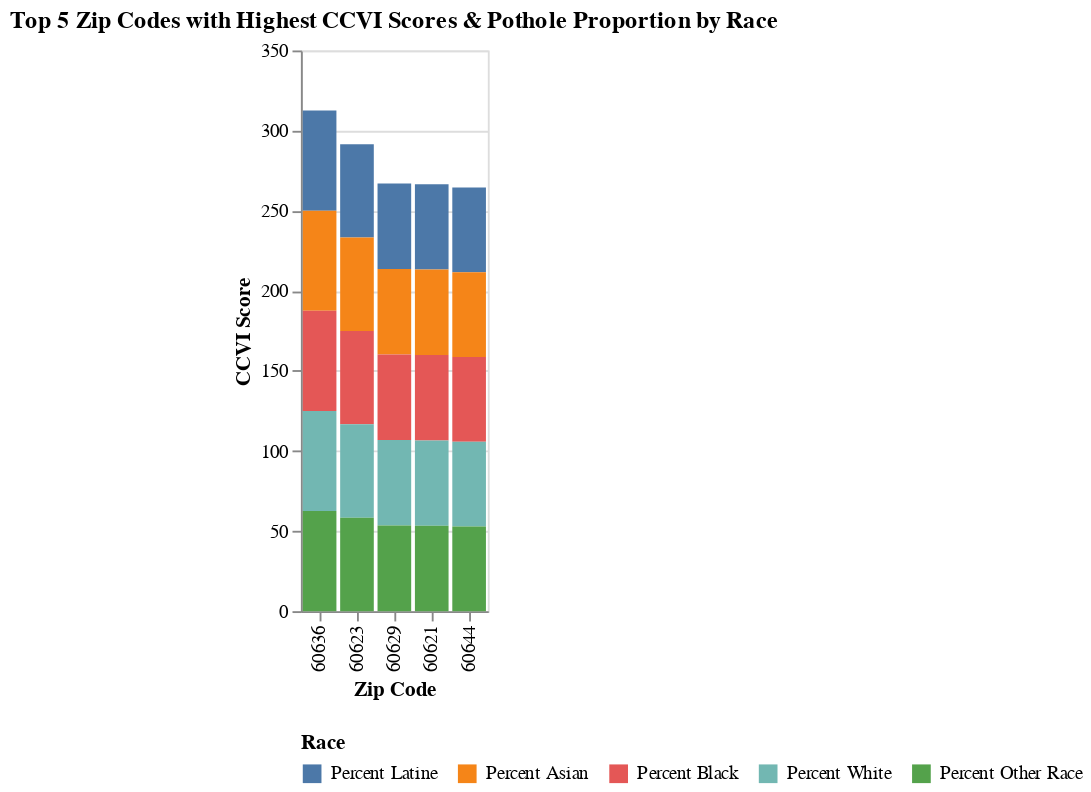

Write notebook code for a chart like this one.
### Code cell
# Assuming 'merged_df' is your DataFrame with CCVI Score, Pothole Proportion, and race proportions
top_5_ccvi = merged_df.sort_values('CCVI Score', ascending=False).head(5)

# Create a stacked bar chart
alt.Chart(top_5_ccvi).mark_bar().encode(
    x=alt.X('ZIP_CODE:N', title='Zip Code',
      sort=alt.SortField('CCVI Score', order='descending')),
    y=alt.Y('CCVI Score:Q', title='CCVI Score'),
    color=alt.Color(
        'Race:N',
        title='Race',
        scale=alt.Scale(domain=['Percent Latine', 'Percent Asian', 'Percent Black', 'Percent White', 'Percent Other Race']),
        legend=alt.Legend(orient='bottom')
    )
).transform_fold(
    ['Percent Latine', 'Percent Asian', 'Percent Black', 'Percent White', 'Percent Other Race'],
    as_=['Race', 'Proportion']
).properties(
    title='Top 5 Zip Codes with Highest CCVI Scores & Pothole Proportion by Race'
)

### Figure 1 — Vega-Lite specification as saved in the notebook (floating-point values rounded to 4 significant figures)
{"config": {"view": {"continuousWidth": 400, "continuousHeight": 300}}, "data": {"name": "data-8035bdfef571bdc04b86f28fe46d35e2"}, "mark": "bar", "encoding": {"color": {"field": "Race", "legend": {"orient": "bottom"}, "scale": {"domain": ["Percent Latine", "Percent Asian", "Percent Black", "Percent White", "Percent Other Race"]}, "title": "Race", "type": "nominal"}, "x": {"field": "ZIP_CODE", "sort": {"field": "CCVI Score", "order": "descending"}, "title": "Zip Code", "type": "nominal"}, "y": {"field": "CCVI Score", "title": "CCVI Score", "type": "quantitative"}}, "title": "Top 5 Zip Codes with Highest CCVI Scores & Pothole Proportion by Race", "transform": [{"fold": ["Percent Latine", "Percent Asian", "Percent Black", "Percent White", "Percent Other Race"], "as": ["Race", "Proportion"]}], "$schema": "https://vega.github.io/schema/vega-lite/v4.17.0.json", "datasets": {"data-8035bdfef571bdc04b86f28fe46d35e2": [{"ZIP_CODE": "60636", "Pothole Proportion": 1.741, "zip_x": "60636", "Percent Age 0-17": 22.35, "Percent Age 70-79": 11.5, "Percent Female": 51.83, "Percent Male": 48.17, "Percent Latine": 14.05, "Percent Asian": 0.1611, "Percent Black": 82.9, "Percent White": 1.121, "Percent Other Race": 1.762, "Percent POC": 98.88, "zip_y": "60636", "CCVI Score": 62.5, "CCVI Category": "HIGH"}, {"ZIP_CODE": "60623", "Pothole Proportion": 2.365, "zip_x": "60623", "Percent Age 0-17": 26.39, "Percent Age 70-79": 6.463, "Percent Female": 51.53, "Percent Male": 48.47, "Percent Latine": 66.67, "Percent Asian": 0.34, "Percent Black": 28.43, "Percent White": 3.881, "Percent Other Race": 0.6735, "Percent POC": 96.12, "zip_y": "60623", "CCVI Score": 58.3, "CCVI Category": "HIGH"}, {"ZIP_CODE": "60629", "Pothole Proportion": 4.511, "zip_x": "60629", "Percent Age 0-17": 27.24, "Percent Age 70-79": 7.152, "Percent Female": 50.01, "Percent Male": 49.99, "Percent Latine": 73.6, "Percent Asian": 0.5536, "Percent Black": 17.56, "Percent White": 7.117, "Percent Other Race": 1.166, "Percent POC": 92.88, "zip_y": "60629", "CCVI Score": 53.4, "CCVI Category": "HIGH"}, {"ZIP_CODE": "60621", "Pothole Proportion": 1.204, "zip_x": "60621", "Percent Age 0-17": 26.63, "Percent Age 70-79": 5.973, "Percent Female": 52.52, "Percent Male": 47.48, "Percent Latine": 3.614, "Percent Asian": 0.5426, "Percent Black": 92.32, "Percent White": 1.5, "Percent Other Race": 2.027, "Percent POC": 98.5, "zip_y": "60621", "CCVI Score": 53.3, "CCVI Category": "HIGH"}, {"ZIP_CODE": "60644", "Pothole Proportion": 1.439, "zip_x": "60644", "Percent Age 0-17": 25.78, "Percent Age 70-79": 6.322, "Percent Female": 53.75, "Percent Male": 46.25, "Percent Latine": 9.101, "Percent Asian": 0.6362, "Percent Black": 84.53, "Percent White": 3.802, "Percent Other Race": 1.925, "Percent POC": 96.2, "zip_y": "60644", "CCVI Score": 52.9, "CCVI Category": "HIGH"}]}}
